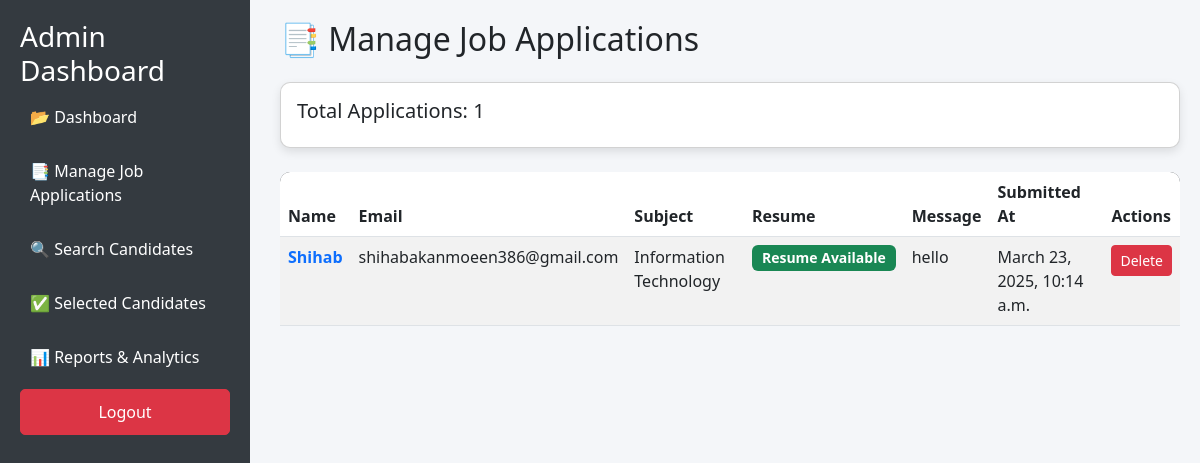
Page /manage-applications/ on the earlier database version.
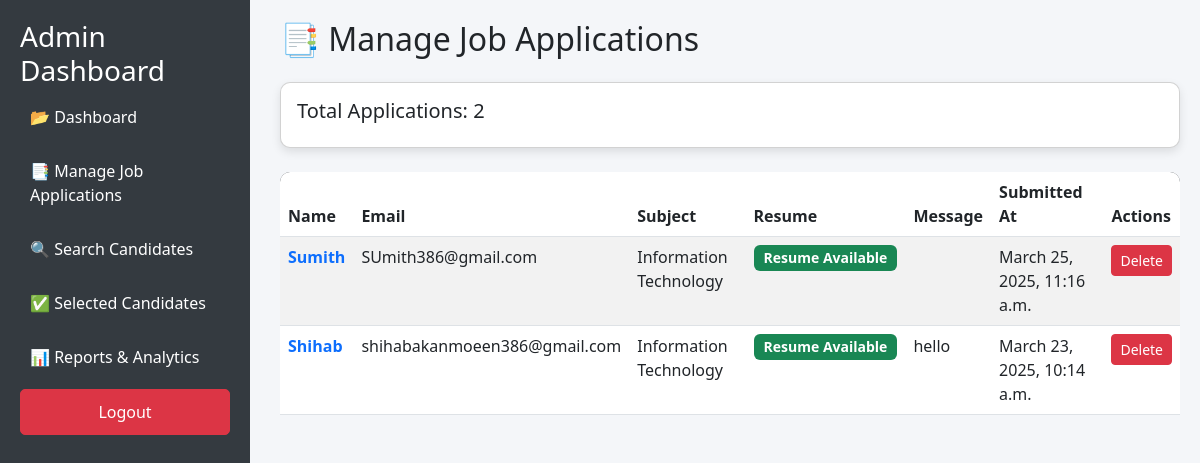
Same page on the later database version.
### app1/models.py (models this page shows, shortened)
class JobApplication(models.Model):
    SUBJECT_CHOICES = [
        ('Information Technology', 'Information Technology'),
        ('Software Development', 'Software Development'),
        ('Human Resources (HR)', 'Human Resources (HR)'),
        ('Marketing & Advertising', 'Marketing & Advertising'),
        ('Sales & Business Development', 'Sales & Business Development'),
        ('Customer Support', 'Customer Support'),
        ('Creative & Design', 'Creative & Design'),
    ]
    name = models.CharField(max_length=100,unique=True)
    email = models.EmailField(unique=True)
    subject = models.CharField(max_length=50, choices=SUBJECT_CHOICES)
    resume = models.FileField(upload_to='resumes/', null=True, blank=True)
    message = models.TextField()
    submitted_at = models.DateTimeField(auto_now_add=True)

### app1/views.py (the view)
# urls.py: path('manage-applications/', manage_job_applications, name='manage_applications'),
def manage_job_applications(request):
    applications = JobApplication.objects.all().order_by('-submitted_at')  # Latest applications first
    return render(request, 'manage_applications.html', {
        'applications': applications
    })

### templates/manage_applications.html (shortened to what this page needs)
<!DOCTYPE html>
<html lang="en">
<head>
    <link href="https://cdn.jsdelivr.net/npm/bootstrap@5.3.0/dist/css/bootstrap.min.css" rel="stylesheet">
</head>
<body>
    <div class="sidebar">
        <h3>Admin Dashboard</h3>
        <a href="{% url 'admin_dashboard' %}">📂 Dashboard</a>
        <a href="{% url 'manage_applications' %}" class="active">📑 Manage Job Applications</a>
        <a href="{% url 'search_candidates' %}">🔍 Search Candidates</a>
        <a href="{% url 'selected_candidates' %}" >✅ Selected Candidates</a>
        <a href="{% url 'analytics_dashboard' %}">📊 Reports & Analytics</a>
        <a href="{% url 'admin_logout' %}" class="btn btn-danger logout-btn">Logout</a>
    </div>
    <div class="content">
        <h2 class="mb-4">📑 Manage Job Applications</h2>
        <div class="card p-3 mb-4">
            <h5>Total Applications: {{ applications.count }}</h5>
        </div>
        <div class="table-responsive">
            <table class="table table-striped">
                <thead>
                    <tr>
                        <th>Name</th>
                        <th>Email</th>
                        <th>Subject</th>
                        <th>Resume</th>
                        <th>Message</th>
                        <th>Submitted At</th>
                        <th>Actions</th>
                    </tr>
                </thead>
                <tbody id="applicationsTableBody">
                    {% for application in applications %}
                    <tr id="applicationRow{{ application.id }}">
                        <td>
                            <a href="{% url 'view_application' application.id %}" class="text-decoration-none fw-bold">
                                {{ application.name }}
                            </a>
                        </td>
                        <td>{{ application.email }}</td>
                        <td>{{ application.subject }}</td>
                        <td>
                            {% if application.resume %}
                                <span class="badge bg-success">Resume Available</span>
                            {% else %}
                                <span class="badge bg-danger">No Resume</span>
                            {% endif %}
                        </td>
                        <td>{{ application.message|truncatewords:10 }}</td>
                        <td>{{ application.submitted_at }}</td>
                        <td>
                            <button onclick="deleteApplication({{ application.id}})" class="btn btn-danger btn-sm">Delete</button>
                        </td>
                    </tr>
                    {% empty %}
                    <tr>
                        <td colspan="7" class="text-center">No job applications found.</td>
                    </tr>
                    {% endfor %}
                </tbody>
            </table>
        </div>
    </div>
</body>
</html>

Differences in the rows shown:
added JobApplication: name "Sumith", email "SUmith386@gmail.com", subject "Information Technology", shows "Resume Available", submitted_at "March 25, 2025, 11:16 a.m."
Other differences:
{{ applications.count }}: "1" → "2"
